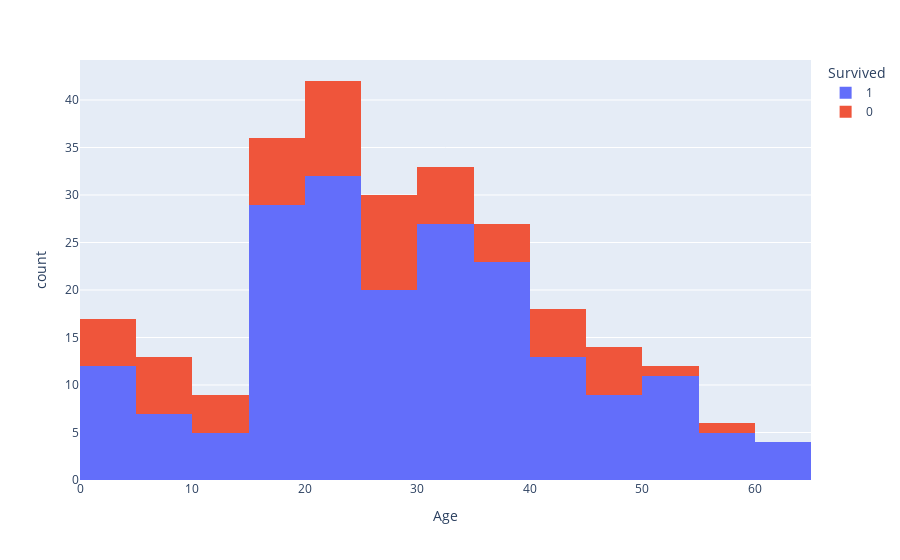

The notebook cell saved with this chart:
### Code cell
#px.histogram(train_men, x='Age',color="Survived")
px.histogram(train_women, x='Age',color="Survived")

### Figure 1 — Plotly figure (JSON) as saved in the notebook; plotly's stock layout.template omitted (floating-point values rounded to 4 significant figures; data arrays with more than 128 entries replaced by an {"elided": "..."} marker saying what was removed)
{"data": [{"alignmentgroup": "True", "bingroup": "x", "hovertemplate": "Survived=1<br>Age=%{x}<br>count=%{y}<extra></extra>", "legendgroup": "1", "marker": {"color": "#636efa", "pattern": {"shape": ""}}, "name": "1", "offsetgroup": "1", "orientation": "v", "showlegend": true, "type": "histogram", "x": {"elided": "233 float values"}, "xaxis": "x", "yaxis": "y"}, {"alignmentgroup": "True", "bingroup": "x", "hovertemplate": "Survived=0<br>Age=%{x}<br>count=%{y}<extra></extra>", "legendgroup": "0", "marker": {"color": "#EF553B", "pattern": {"shape": ""}}, "name": "0", "offsetgroup": "0", "orientation": "v", "showlegend": true, "type": "histogram", "x": [14, 31, 8, 18, 40, 27, 18, 16, 28, 14.5, 20, 17, 2, 47, null, 9, 45, 50, null, 24, 2, null, null, null, 25, 29, 41, null, 45, 24, 2, 26, 38, 45, 3, 31, 21, 20, null, null, 10, 28, 21, 22, null, 25, 21, null, 37, 30, 9, 11, null, 29, null, null, 39, 26, 9, 41, 2, 18, 32, 43, null, 18, 25, 48, 30.5, 57, null, 30, 18, 6, 23, 9, 44, null, 22, 39, null], "xaxis": "x", "yaxis": "y"}], "layout": {"barmode": "relative", "legend": {"title": {"text": "Survived"}, "tracegroupgap": 0}, "margin": {"t": 60}, "xaxis": {"anchor": "y", "domain": [0, 1], "title": {"text": "Age"}}, "yaxis": {"anchor": "x", "domain": [0, 1], "title": {"text": "count"}}}}
